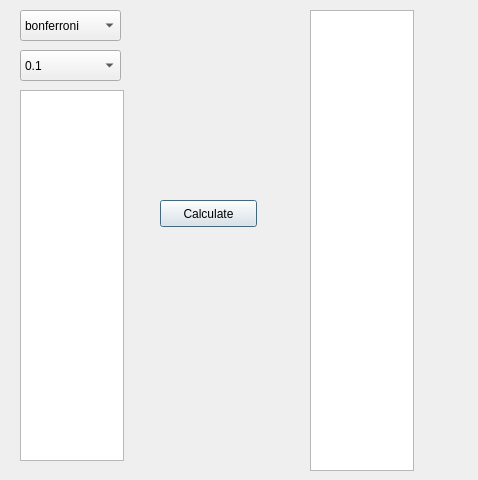
<?xml version="1.0" encoding="UTF-8"?>
<ui version="4.0">
 <class>Dialog</class>
 <widget class="QDialog" name="Dialog">
  <property name="geometry">
   <rect>
    <x>0</x>
    <y>0</y>
    <width>478</width>
    <height>480</height>
   </rect>
  </property>
  <property name="windowTitle">
   <string>Dialog</string>
  </property>
  <widget class="QPlainTextEdit" name="plainTextEdit">
   <property name="geometry">
    <rect>
     <x>20</x>
     <y>90</y>
     <width>104</width>
     <height>371</height>
    </rect>
   </property>
  </widget>
  <widget class="QComboBox" name="comboBox_2">
   <property name="geometry">
    <rect>
     <x>20</x>
     <y>50</y>
     <width>101</width>
     <height>31</height>
    </rect>
   </property>
   <item>
    <property name="text">
     <string>0.1</string>
    </property>
   </item>
   <item>
    <property name="text">
     <string>0.05</string>
    </property>
   </item>
   <item>
    <property name="text">
     <string>0.01</string>
    </property>
   </item>
  </widget>
  <widget class="QComboBox" name="comboBox_4">
   <property name="geometry">
    <rect>
     <x>20</x>
     <y>10</y>
     <width>101</width>
     <height>31</height>
    </rect>
   </property>
   <item>
    <property name="text">
     <string>bonferroni</string>
    </property>
   </item>
   <item>
    <property name="text">
     <string>sidak</string>
    </property>
   </item>
   <item>
    <property name="text">
     <string>holm-sidak</string>
    </property>
   </item>
   <item>
    <property name="text">
     <string>holm</string>
    </property>
   </item>
   <item>
    <property name="text">
     <string>simes-hochberg</string>
    </property>
   </item>
   <item>
    <property name="text">
     <string>hommel</string>
    </property>
   </item>
   <item>
    <property name="text">
     <string>fdr_bh</string>
    </property>
   </item>
   <item>
    <property name="text">
     <string>fdr_by</string>
    </property>
   </item>
   <item>
    <property name="text">
     <string>fdr_tsbh</string>
    </property>
   </item>
   <item>
    <property name="text">
     <string>fdr_tsbky</string>
    </property>
   </item>
  </widget>
  <widget class="QPushButton" name="pushButton">
   <property name="geometry">
    <rect>
     <x>160</x>
     <y>200</y>
     <width>97</width>
     <height>27</height>
    </rect>
   </property>
   <property name="text">
    <string>Calculate</string>
   </property>
  </widget>
  <widget class="QPlainTextEdit" name="plainTextEdit_2">
   <property name="geometry">
    <rect>
     <x>310</x>
     <y>10</y>
     <width>104</width>
     <height>461</height>
    </rect>
   </property>
  </widget>
 </widget>
 <resources/>
 <connections/>
</ui>
